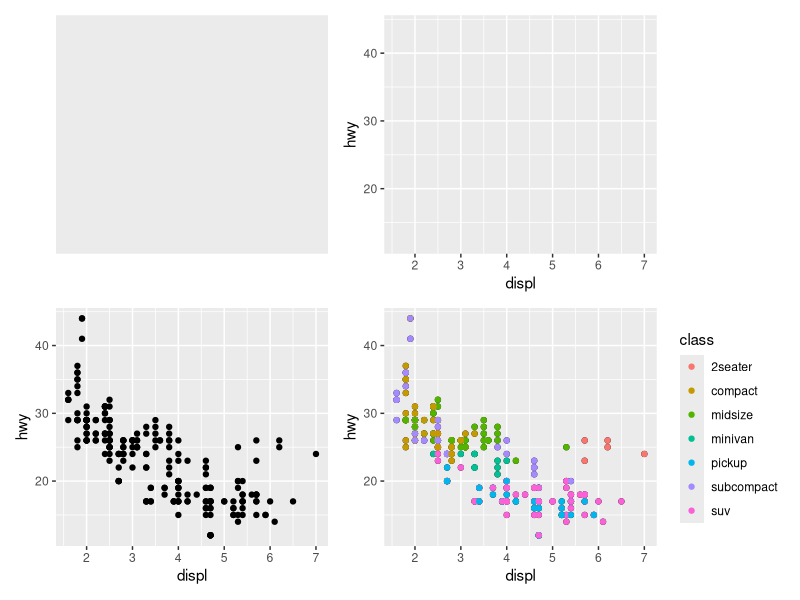

Reproduce this figure in R.
library(ggplot2)

p1 <- ggplot(mpg)
p2 <- p1 + aes(displ, hwy)
p3 <- p2 + geom_point()
p4 <- p3 + geom_point(aes(color=class))

p <- patchwork::wrap_plots(p1, p2, p3, p4)
ggsave("_tutorials/01/preview.png", p, width=7, height=3.5, dpi=150)
